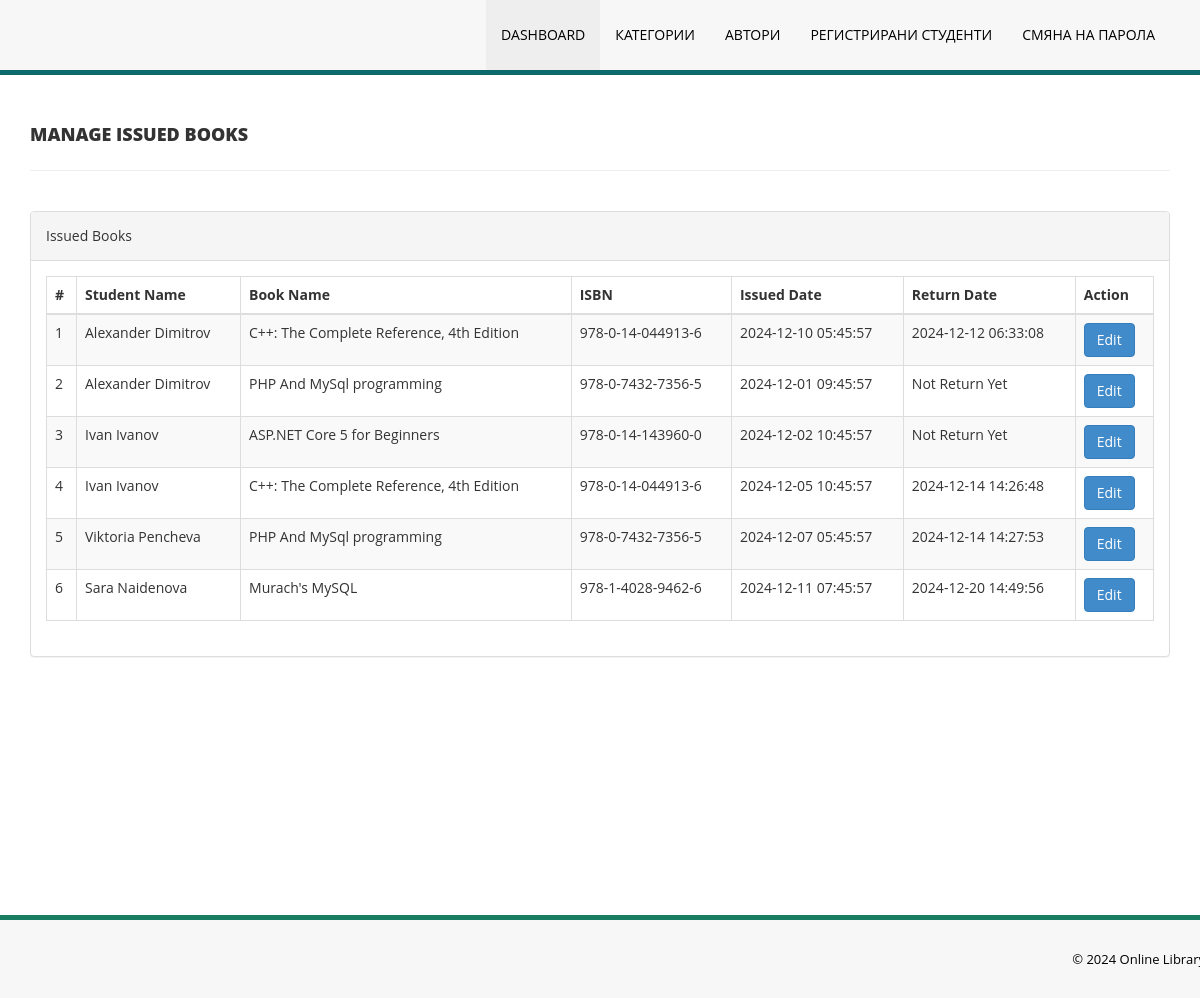
Screenshot of /admin/manage-issued-books.php (signed in) with the database file from the repository.
### tables this page shows
CREATE TABLE `tblissuedbookdetails` (
  `id` int(11) NOT NULL,
  `BookId` int(11) DEFAULT NULL,
  `StudentID` varchar(150) DEFAULT NULL,
  `IssuesDate` timestamp NULL DEFAULT current_timestamp(),
  `ReturnDate` timestamp NULL DEFAULT NULL ON UPDATE current_timestamp(),
  `RetrunStatus` int(1) DEFAULT NULL,
  `fine` int(11) DEFAULT NULL
);

CREATE TABLE `tblstudents` (
  `id` int(11) NOT NULL,
  `StudentId` varchar(100) DEFAULT NULL,
  `FullName` varchar(120) DEFAULT NULL,
  `EmailId` varchar(120) DEFAULT NULL,
  `MobileNumber` char(11) DEFAULT NULL,
  `Password` varchar(120) DEFAULT NULL,
  `Status` int(1) DEFAULT NULL,
  `RegDate` timestamp NULL DEFAULT current_timestamp(),
  `UpdationDate` timestamp NULL DEFAULT NULL ON UPDATE current_timestamp()
);

CREATE TABLE `tblbooks` (
  `id` int(11) NOT NULL,
  `BookName` varchar(255) DEFAULT NULL,
  `CatId` int(11) DEFAULT NULL,
  `AuthorId` int(11) DEFAULT NULL,
  `ISBNNumber` varchar(25) DEFAULT NULL,
  `BookPrice` decimal(10,2) DEFAULT NULL,
  `bookImage` varchar(250) NOT NULL,
  `isIssued` int(1) DEFAULT NULL,
  `RegDate` timestamp NULL DEFAULT current_timestamp(),
  `UpdationDate` timestamp NULL DEFAULT NULL ON UPDATE current_timestamp()
);

### admin/manage-issued-books.php (the view, shortened to what this page needs)
<?php
include('includes/config.php');
if(strlen($_SESSION['alogin'])==0)
    {
header('location:index.php');
}
else{
    ?>
<!DOCTYPE html>
<html xmlns="http://www.w3.org/1999/xhtml">
<head>
    <link href="assets/css/bootstrap.css" rel="stylesheet" />
    <link href="assets/js/dataTables/dataTables.bootstrap.css" rel="stylesheet" />
    <link href="assets/css/style.css" rel="stylesheet" />
</head>
<body>
<?php include('includes/header.php');?>
    <div class="content-wrapper">
         <div class="container">
        <div class="row pad-botm">
            <div class="col-md-12">
                <h4 class="header-line">Manage Issued Books</h4>
    </div>
     <div class="row">
</div>
        </div>
            <div class="row">
                <div class="col-md-12">
                    <div class="panel panel-default">
                        <div class="panel-heading">
                          Issued Books
                        </div>
                        <div class="panel-body">
                            <div class="table-responsive">
                                <table class="table table-striped table-bordered table-hover" id="dataTables-example">
                                    <thead>
                                        <tr>
                                            <th>#</th>
                                            <th>Student Name</th>
                                            <th>Book Name</th>
                                            <th>ISBN </th>
                                            <th>Issued Date</th>
                                            <th>Return Date</th>
                                            <th>Action</th>
                                        </tr>
                                    </thead>
                                    <tbody>
<?php $sql = "SELECT tblstudents.FullName,tblbooks.BookName,tblbooks.ISBNNumber,tblissuedbookdetails.IssuesDate,tblissuedbookdetails.ReturnDate,tblissuedbookdetails.id as rid from  tblissuedbookdetails join tblstudents on tblstudents.StudentId=tblissuedbookdetails.StudentId join tblbooks on tblbooks.id=tblissuedbookdetails.BookId order by tblissuedbookdetails.id desc";
$query = $dbh -> prepare($sql);
$query->execute();
$results=$query->fetchAll(PDO::FETCH_OBJ);
$cnt=1;
if($query->rowCount() > 0)
{
foreach($results as $result)
{               ?>
                                        <tr class="odd gradeX">
                                            <td class="center"><?php echo htmlentities($cnt);?></td>
                                            <td class="center"><?php echo htmlentities($result->FullName);?></td>
                                            <td class="center"><?php echo htmlentities($result->BookName);?></td>
                                            <td class="center"><?php echo htmlentities($result->ISBNNumber);?></td>
                                            <td class="center"><?php echo htmlentities($result->IssuesDate);?></td>
                                            <td class="center"><?php if($result->ReturnDate=="")
                                            {
                                                echo htmlentities("Not Return Yet");
                                            } else {
                                            echo htmlentities($result->ReturnDate);
}
                                            ?></td>
                                            <td class="center">
                                            <a href="update-issue-bookdeails.php?rid=<?php echo htmlentities($result->rid);?>"><button class="btn btn-primary"><i class="fa fa-edit "></i> Edit</button>
                                            </td>
                                        </tr>
 <?php $cnt=$cnt+1;}} ?>
                                    </tbody>
                                </table>
                            </div>
                        </div>
                    </div>
                </div>
            </div>
    </div>
    </div>
  <?php include('includes/footer.php');?>
</body>
</html>
<?php } ?>

### admin/assets/css/style.css (style rules this page uses)
body { font-family: 'Open Sans', sans-serif; line-height:28px; }
.content-wrapper { margin-top: 40px; min-height:800px; padding-bottom:90px; }
.header-line { font-weight:900; padding-bottom:25px; border-bottom:1px solid #eeeeee; text-transform:uppercase; }
.pad-botm { padding-bottom:30px; }

### rows the page displays
tblissuedbookdetails: tblstudents.FullName "Alexander Dimitrov", BookId.BookName "C++: The Complete Reference, 4th Edition", BookId.ISBNNumber "978-0-14-044913-6", IssuesDate "2024-12-10 05:45:57", ReturnDate "2024-12-12 06:33:08"
tblissuedbookdetails: tblstudents.FullName "Alexander Dimitrov", BookId.BookName "PHP And MySql programming", BookId.ISBNNumber "978-0-7432-7356-5", IssuesDate "2024-12-01 09:45:57"
tblissuedbookdetails: tblstudents.FullName "Ivan Ivanov", BookId.BookName "ASP.NET Core 5 for Beginners", BookId.ISBNNumber "978-0-14-143960-0", IssuesDate "2024-12-02 10:45:57"
tblissuedbookdetails: tblstudents.FullName "Ivan Ivanov", BookId.BookName "C++: The Complete Reference, 4th Edition", BookId.ISBNNumber "978-0-14-044913-6", IssuesDate "2024-12-05 10:45:57", ReturnDate "2024-12-14 14:26:48"
tblissuedbookdetails: tblstudents.FullName "Viktoria Pencheva", BookId.BookName "PHP And MySql programming", BookId.ISBNNumber "978-0-7432-7356-5", IssuesDate "2024-12-07 05:45:57", ReturnDate "2024-12-14 14:27:53"
tblissuedbookdetails: tblstudents.FullName "Sara Naidenova", BookId.BookName "Murach's MySQL", BookId.ISBNNumber "978-1-4028-9462-6", IssuesDate "2024-12-11 07:45:57", ReturnDate "2024-12-20 14:49:56"
